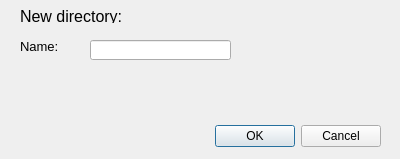
<?xml version="1.0" encoding="UTF-8"?>
<ui version="4.0">
 <class>NewDirectoryDialog</class>
 <widget class="QDialog" name="NewDirectoryDialog">
  <property name="geometry">
   <rect>
    <x>0</x>
    <y>0</y>
    <width>400</width>
    <height>159</height>
   </rect>
  </property>
  <property name="windowTitle">
   <string>Dialog</string>
  </property>
  <widget class="QDialogButtonBox" name="buttonBox">
   <property name="geometry">
    <rect>
     <x>40</x>
     <y>120</y>
     <width>341</width>
     <height>32</height>
    </rect>
   </property>
   <property name="orientation">
    <enum>Qt::Horizontal</enum>
   </property>
   <property name="standardButtons">
    <set>QDialogButtonBox::Cancel|QDialogButtonBox::Ok</set>
   </property>
  </widget>
  <widget class="QLineEdit" name="lineEdit">
   <property name="geometry">
    <rect>
     <x>90</x>
     <y>40</y>
     <width>141</width>
     <height>20</height>
    </rect>
   </property>
  </widget>
  <widget class="QLabel" name="label_2">
   <property name="geometry">
    <rect>
     <x>20</x>
     <y>40</y>
     <width>47</width>
     <height>13</height>
    </rect>
   </property>
   <property name="font">
    <font>
     <pointsize>10</pointsize>
    </font>
   </property>
   <property name="text">
    <string>Name:</string>
   </property>
  </widget>
  <widget class="QLabel" name="label">
   <property name="geometry">
    <rect>
     <x>20</x>
     <y>10</y>
     <width>111</width>
     <height>13</height>
    </rect>
   </property>
   <property name="maximumSize">
    <size>
     <width>16777215</width>
     <height>13</height>
    </size>
   </property>
   <property name="font">
    <font>
     <pointsize>12</pointsize>
    </font>
   </property>
   <property name="text">
    <string>New directory:</string>
   </property>
  </widget>
 </widget>
 <resources/>
 <connections>
  <connection>
   <sender>buttonBox</sender>
   <signal>accepted()</signal>
   <receiver>NewDirectoryDialog</receiver>
   <slot>accept()</slot>
   <hints>
    <hint type="sourcelabel">
     <x>248</x>
     <y>254</y>
    </hint>
    <hint type="destinationlabel">
     <x>157</x>
     <y>274</y>
    </hint>
   </hints>
  </connection>
  <connection>
   <sender>buttonBox</sender>
   <signal>rejected()</signal>
   <receiver>NewDirectoryDialog</receiver>
   <slot>reject()</slot>
   <hints>
    <hint type="sourcelabel">
     <x>316</x>
     <y>260</y>
    </hint>
    <hint type="destinationlabel">
     <x>286</x>
     <y>274</y>
    </hint>
   </hints>
  </connection>
 </connections>
</ui>
